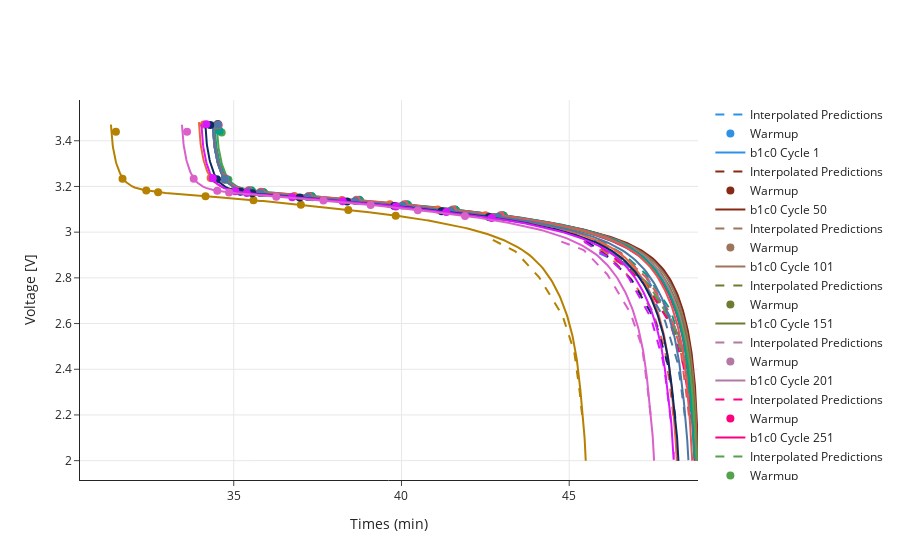

Here is the notebook cell this chart was saved with:
### Code cell
#Voltage train

skip = 50
train_cell_id_idx = 0
last_cycle = 1
current_cycle = 1
opacity_list = [1, 0.6, 0.3]
fig = go.Figure()

for i in range(0, len(datasets["X_train"]), skip):
    df_true = pd.DataFrame(datasets["y_train"][i][:, 2])
    
    last_cycle = current_cycle
    current_cycle = int(datasets["X_train"][i][0][-1]*MAX_CYCLE)
    
    if current_cycle>740:
        continue
    if last_cycle> current_cycle:
        train_cell_id_idx += 1
        
    cell_id = train_cell_ids[train_cell_id_idx]
    original_df = datasets["original_train"]
    original_df= original_df[original_df.Cycle==current_cycle]
    original_df= original_df[original_df.Cell==cell_id]
    original_df = original_df[original_df.I < MAX_DISCHARGE_CURRENT]
    original_df = original_df[original_df.I > MIN_DISCHARGE_CURRENT]

    original_df['Qd'] = (original_df['Qd']-original_df['Qd'].min())/(original_df['Qd'].max()-original_df['Qd'].min())

    if len(original_df)< 2:
        continue
        
    q_new = original_df.Qd.values
    t_new = original_df['t'].values
    time_interpolator = interp1d(x = q_new,  y = t_new, fill_value="extrapolate")
    
    for j in range(1):
        input = datasets["X_train"][i:i+1]
        df_pred = pd.DataFrame(model.predict(input, verbose=0)[:, :, 2])
    
        ref_capacities_wrt_nf = REFERENCE_DISCHARGE_CAPACITIES[9:18]
        prediction_interpolator = interp1d(x = ref_capacities_wrt_nf, 
                                           y = df_pred.values[0]*(VOLTAGE_MAX - VOLTAGE_MIN) + VOLTAGE_MIN)

        
        q_j = q_new[q_new>= min(REFERENCE_DISCHARGE_CAPACITIES[9:18])]
        q_j = q_j[q_j<= max(REFERENCE_DISCHARGE_CAPACITIES[9:18])]
        t_interp = time_interpolator(REFERENCE_DISCHARGE_CAPACITIES[9:18])
        
        if j==0:
            q_j0 = q_j
            
        V_pred = prediction_interpolator(q_j)
        fig.add_trace(
            go.Scatter(
                x=time_interpolator(q_j),
                y=V_pred,
                showlegend=True,
                mode="lines",
                line_dash="dash",
                name = "Interpolated Predictions",
                marker_color=pallete[i],
                opacity=opacity_list[j]
            )
        )

        # To remove 0.0 from Q_eval as it leads to nan on doing interpolation to time
        epsilon = 1e-3
        input[:, :, 1][0][0] += epsilon
            
        fig.add_trace(
            go.Scatter(
                x=time_interpolator(input[:,:,1])[0],
                y=input[:, :, 2][0]*(VOLTAGE_MAX - VOLTAGE_MIN) + VOLTAGE_MIN,
                showlegend=True,
                mode="markers",
                name = "Warmup",
                marker_size=8,
                marker_color=pallete[i],
                opacity=opacity_list[j]
            )
        )
        
    odf = original_df
    fig.add_trace(
        go.Scatter(
            x=odf['t'],
            y=odf['V'],
            showlegend=True,
            mode="lines",
            name = f"{cell_id} Cycle {current_cycle}",
            line_color=pallete[i]
        )
    )


fig.update_yaxes(title="Voltage [V]", showgrid=True)
fig.update_xaxes(title="Times (min)", showgrid=True)
fig.update_layout(template="simple_white")
fig.update_layout(height=500)
